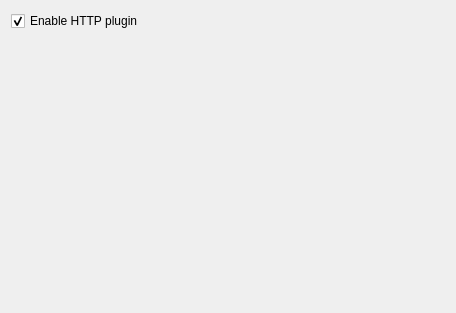
<?xml version="1.0" encoding="UTF-8"?>
<ui version="4.0">
 <class>SettingsWidgetHttp</class>
 <widget class="QWidget" name="SettingsWidgetHttp">
  <property name="geometry">
   <rect>
    <x>0</x>
    <y>0</y>
    <width>456</width>
    <height>313</height>
   </rect>
  </property>
  <layout class="QFormLayout" name="formLayout">
   <item row="0" column="0">
    <widget class="QCheckBox" name="enableHttpPluginCheckBox">
     <property name="text">
      <string>Enable HTTP plugin</string>
     </property>
     <property name="checked">
      <bool>true</bool>
     </property>
    </widget>
   </item>
  </layout>
 </widget>
 <tabstops>
  <tabstop>enableHttpPlugin</tabstop>
 </tabstops>
 <resources/>
 <connections/>
</ui>
